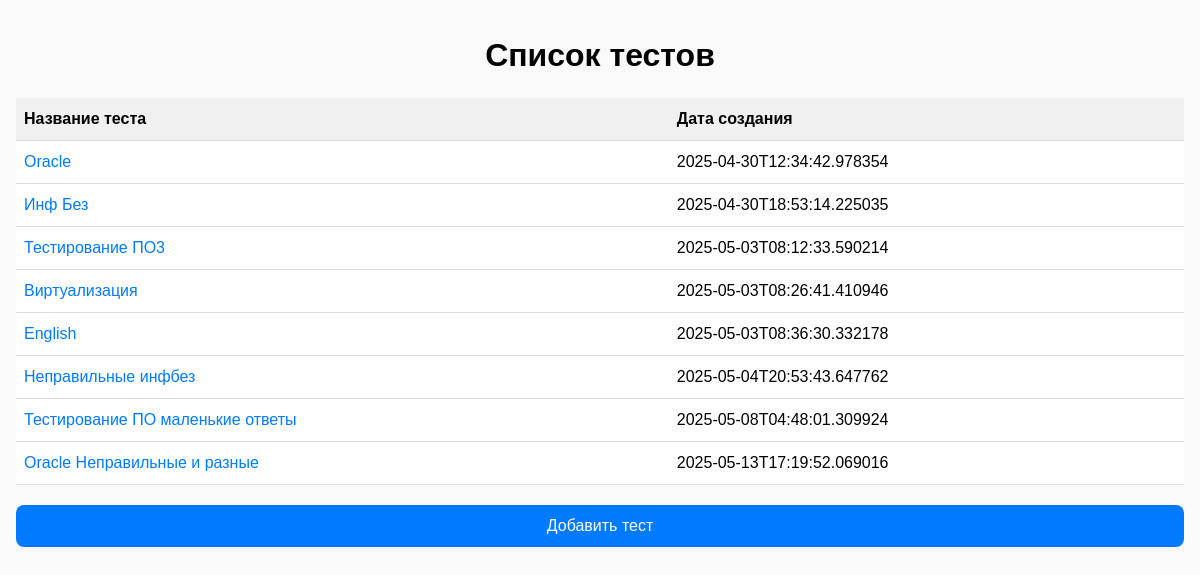
Before: / with the older database file.
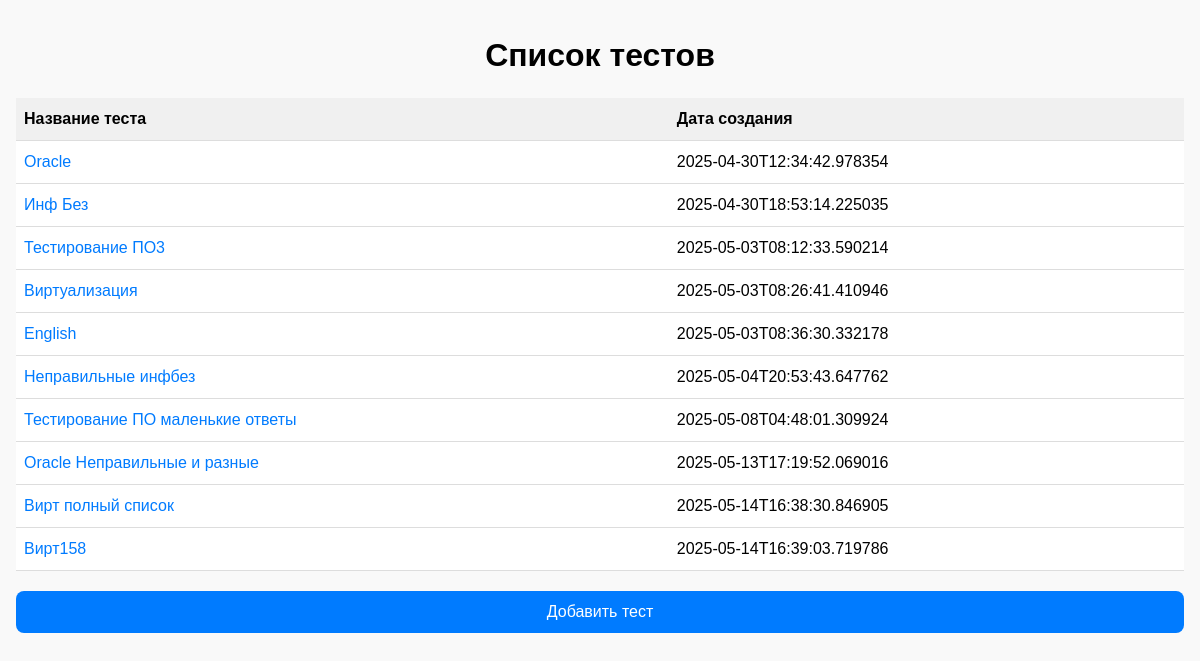
After: the same page with the newer database file.
### tables this page shows
CREATE TABLE tests (
        id INTEGER PRIMARY KEY AUTOINCREMENT,
        name TEXT NOT NULL,
        created_at TEXT NOT NULL
    );

### app.py (the view)
@app.route("/", methods=["GET"])
def index():
    conn = sqlite3.connect(app.config["DATABASE"])
    c = conn.cursor()
    c.execute("SELECT id, name, created_at FROM tests")
    tests = c.fetchall()
    conn.close()
    return render_template("index.html", tests=tests)

### templates/index.html (shortened to what this page needs)
<!doctype html>
<html>
<head>
</head>
<body>
    <h1>Список тестов</h1>
    <table>
        <thead>
            <tr>
                <th>Название теста</th>
                <th>Дата создания</th>
            </tr>
        </thead>
        <tbody>
            {% for test in tests %}
                <tr>
                    <td data-label="Название теста">
                        <a href="{{ url_for('take_test_html', test_id=test[0]) }}">{{ test[1] }}</a>
                    </td>
                    <td data-label="Дата создания">{{ test[2] }}</td>
                </tr>
            {% endfor %}
        </tbody>
    </table>
    <a href="{{ url_for('upload') }}"><button>Добавить тест</button></a>
</body>
</html>

### templates/index.html (style rules this page uses)
body { font-family: Arial, sans-serif; margin: 0; padding: 16px; background-color: #f9f9f9; }
h1 { text-align: center; margin-bottom: 24px; }
table { width: 100%; border-collapse: collapse; background-color: white; }
th, td { padding: 12px 8px; border-bottom: 1px solid #ddd; text-align: left; }
th { background-color: #f0f0f0; }
a { color: #007bff; text-decoration: none; }
button { display: block; width: 100%; padding: 12px; font-size: 16px; background-color: #007bff; color: white; border: none; border-radius: 8px; margin-top: 20px; }

Changed rows visible on the page:
added tests: name "Вирт полный список", created_at "2025-05-14T16:38:30.846905"
added tests: name "Вирт158", created_at "2025-05-14T16:39:03.719786"
